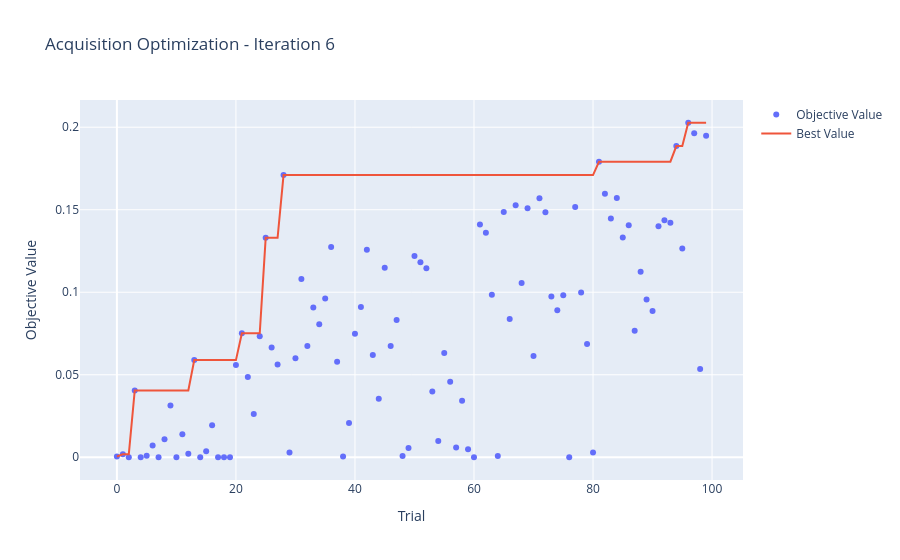

The notebook cell this image was saved under:
### Markdown cell above
## Optuna Visualization Options

The Optuna-based optimizer exposes multiple visualization methods to analyze optimization behavior across both levels:
- **Acquisition Function Optimization**: How Optuna explores the GP's acquisition function landscape
- **Hyperparameter Optimization**: How Optuna adapts GP hyperparameters over iterations

Available plots:
1. **Optimization History** — Best value found over trials
2. **Parameter Importances** — Which parameters matter most
3. **Parallel Coordinates** — Parameter trade-offs and interactions
4. **Slice Plot** — Individual parameter impact on objective

### Code cell
# Visualization 1: Acquisition Function Optimization History
print("=" * 60)
print("ACQUISITION FUNCTION OPTIMIZATION ANALYSIS")
print("=" * 60)

# Plot optimization history for the most recent acquisition study
fig_acq_hist = optimizer_func6.plot_acquisition_optimization()
if fig_acq_hist:
    fig_acq_hist.show()
    print("\nShowing how Optuna's TPE sampler explores the acquisition function landscape")

### Figure 1 — Plotly figure (JSON) as saved in the notebook; plotly's stock layout.template omitted (floating-point values rounded to 4 significant figures)
{"data": [{"mode": "markers", "name": "Objective Value", "type": "scatter", "x": [0, 1, 2, 3, 4, 5, 6, 7, 8, 9, 10, 11, 12, 13, 14, 15, 16, 17, 18, 19, 20, 21, 22, 23, 24, 25, 26, 27, 28, 29, 30, 31, 32, 33, 34, 35, 36, 37, 38, 39, 40, 41, 42, 43, 44, 45, 46, 47, 48, 49, 50, 51, 52, 53, 54, 55, 56, 57, 58, 59, 60, 61, 62, 63, 64, 65, 66, 67, 68, 69, 70, 71, 72, 73, 74, 75, 76, 77, 78, 79, 80, 81, 82, 83, 84, 85, 86, 87, 88, 89, 90, 91, 92, 93, 94, 95, 96, 97, 98, 99], "y": [0.0004528, 0.001746, 6.529e-05, 0.0405, 3.266e-13, 0.0009714, 0.007159, 1.179e-06, 0.01092, 0.03142, 1.101e-12, 0.01397, 0.002153, 0.05887, 5.272e-16, 0.003628, 0.01934, 3.542e-16, 7.516e-09, 4.912e-07, 0.05587, 0.07515, 0.04857, 0.02622, 0.07328, 0.133, 0.06648, 0.05617, 0.171, 0.002825, 0.05996, 0.108, 0.06741, 0.09069, 0.08058, 0.09624, 0.1274, 0.0579, 0.0004478, 0.02072, 0.07487, 0.09102, 0.1257, 0.06192, 0.03545, 0.1149, 0.06742, 0.0832, 0.0007309, 0.005612, 0.122, 0.1181, 0.1145, 0.03981, 0.009881, 0.06314, 0.04578, 0.005909, 0.03418, 0.004821, 2.125e-05, 0.1411, 0.1361, 0.09854, 0.0007309, 0.1486, 0.08376, 0.1527, 0.1057, 0.1509, 0.06135, 0.1569, 0.1485, 0.09748, 0.08905, 0.09818, 6.078e-06, 0.1517, 0.09977, 0.06871, 0.002806, 0.1791, 0.1596, 0.1447, 0.1571, 0.1332, 0.1406, 0.0767, 0.1124, 0.09553, 0.08869, 0.1399, 0.1436, 0.1422, 0.1886, 0.1266, 0.2027, 0.1963, 0.05341, 0.1948]}, {"mode": "lines", "name": "Best Value", "type": "scatter", "x": [0, 1, 2, 3, 4, 5, 6, 7, 8, 9, 10, 11, 12, 13, 14, 15, 16, 17, 18, 19, 20, 21, 22, 23, 24, 25, 26, 27, 28, 29, 30, 31, 32, 33, 34, 35, 36, 37, 38, 39, 40, 41, 42, 43, 44, 45, 46, 47, 48, 49, 50, 51, 52, 53, 54, 55, 56, 57, 58, 59, 60, 61, 62, 63, 64, 65, 66, 67, 68, 69, 70, 71, 72, 73, 74, 75, 76, 77, 78, 79, 80, 81, 82, 83, 84, 85, 86, 87, 88, 89, 90, 91, 92, 93, 94, 95, 96, 97, 98, 99], "y": [0.0004528, 0.001746, 0.001746, 0.0405, 0.0405, 0.0405, 0.0405, 0.0405, 0.0405, 0.0405, 0.0405, 0.0405, 0.0405, 0.05887, 0.05887, 0.05887, 0.05887, 0.05887, 0.05887, 0.05887, 0.05887, 0.07515, 0.07515, 0.07515, 0.07515, 0.133, 0.133, 0.133, 0.171, 0.171, 0.171, 0.171, 0.171, 0.171, 0.171, 0.171, 0.171, 0.171, 0.171, 0.171, 0.171, 0.171, 0.171, 0.171, 0.171, 0.171, 0.171, 0.171, 0.171, 0.171, 0.171, 0.171, 0.171, 0.171, 0.171, 0.171, 0.171, 0.171, 0.171, 0.171, 0.171, 0.171, 0.171, 0.171, 0.171, 0.171, 0.171, 0.171, 0.171, 0.171, 0.171, 0.171, 0.171, 0.171, 0.171, 0.171, 0.171, 0.171, 0.171, 0.171, 0.171, 0.1791, 0.1791, 0.1791, 0.1791, 0.1791, 0.1791, 0.1791, 0.1791, 0.1791, 0.1791, 0.1791, 0.1791, 0.1791, 0.1886, 0.1886, 0.2027, 0.2027, 0.2027, 0.2027]}, {"marker": {"color": "#cccccc"}, "mode": "markers", "name": "Infeasible Trial", "showlegend": false, "type": "scatter", "x": [], "y": []}], "layout": {"title": {"text": "Acquisition Optimization - Iteration 6"}, "xaxis": {"title": {"text": "Trial"}}, "yaxis": {"title": {"text": "Objective Value"}}}}
